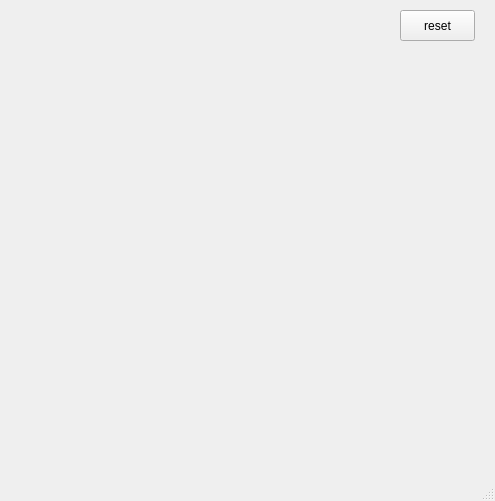
<?xml version="1.0" encoding="UTF-8"?>
<ui version="4.0">
 <class>MainWindow</class>
 <widget class="QMainWindow" name="MainWindow">
  <property name="geometry">
   <rect>
    <x>0</x>
    <y>0</y>
    <width>495</width>
    <height>501</height>
   </rect>
  </property>
  <property name="windowTitle">
   <string>MainWindow</string>
  </property>
  <widget class="QWidget" name="centralwidget">
   <widget class="QPushButton" name="pbreset">
    <property name="geometry">
     <rect>
      <x>400</x>
      <y>10</y>
      <width>75</width>
      <height>31</height>
     </rect>
    </property>
    <property name="text">
     <string>reset</string>
    </property>
   </widget>
  </widget>
  <widget class="QMenuBar" name="menubar">
   <property name="geometry">
    <rect>
     <x>0</x>
     <y>0</y>
     <width>495</width>
     <height>21</height>
    </rect>
   </property>
  </widget>
  <widget class="QStatusBar" name="statusbar"/>
 </widget>
 <resources/>
 <connections/>
</ui>
